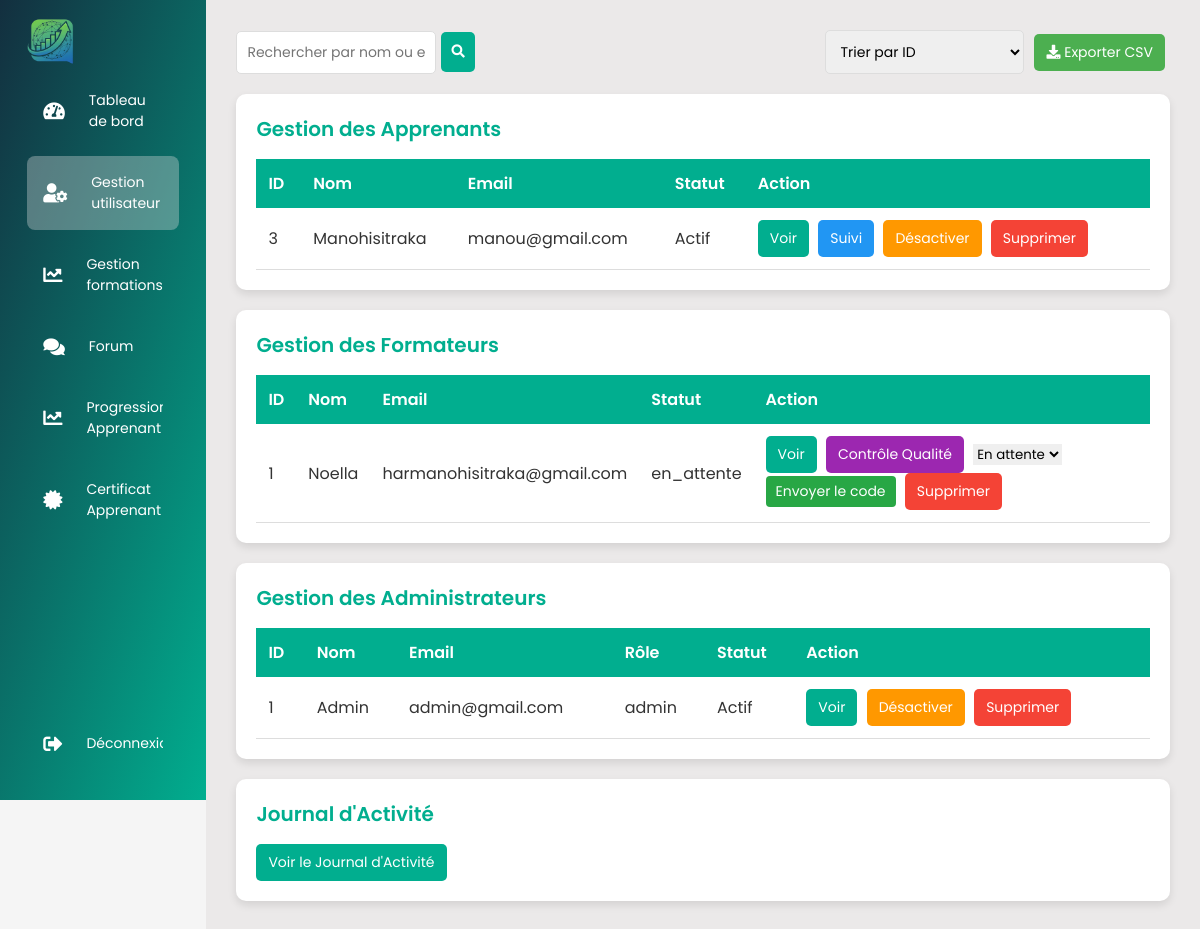
The app's page /Espace/admin/gestion_utilisateurs/gestion_utilisateur.php with its own data.
### tables this page shows
CREATE TABLE `utilisateurs` (
  `id` int NOT NULL AUTO_INCREMENT,
  `nom` varchar(255) NOT NULL,
  `email` varchar(255) NOT NULL,
  `mot_de_passe` varchar(255) NOT NULL,
  `telephone` varchar(20) DEFAULT NULL,
  `photo` varchar(255) DEFAULT NULL,
  `pays` varchar(100) DEFAULT NULL,
  `langue` varchar(100) DEFAULT NULL,
  `autre_langue` varchar(100) DEFAULT NULL,
  `objectifs` text,
  `type_cours` varchar(100) DEFAULT NULL,
  `niveau_formation` varchar(100) DEFAULT NULL,
  `niveau_etude` varchar(100) DEFAULT NULL,
  `acces_internet` varchar(50) DEFAULT NULL,
  `appareil` varchar(100) DEFAULT NULL,
  `accessibilite` text,
  `rgpd` tinyint(1) DEFAULT '0',
  `charte` tinyint(1) DEFAULT '0',
  `role` enum('apprenant','admin','moderator') DEFAULT 'apprenant',
  `actif` tinyint(1) DEFAULT '1',
  `created_at` timestamp NULL DEFAULT CURRENT_TIMESTAMP,
  PRIMARY KEY (`id`),
  UNIQUE KEY `email` (`email`)
);

CREATE TABLE `formateurs` (
  `id` int NOT NULL AUTO_INCREMENT,
  `nom_prenom` varchar(255) NOT NULL,
  `email` varchar(255) NOT NULL,
  `telephone` varchar(20) DEFAULT NULL,
  `ville_pays` varchar(255) DEFAULT NULL,
  `linkedin` varchar(255) DEFAULT NULL,
  `intitule_metier` varchar(255) DEFAULT NULL,
  `experience_formation` text,
  `detail_experience` text,
  `cv` varchar(255) DEFAULT NULL,
  `categories` text,
  `autre_domaine` varchar(255) DEFAULT NULL,
  `titre_cours` varchar(255) DEFAULT NULL,
  `objectif` text,
  `public_cible` text,
  `detail_complementaire` text,
  `formats` text,
  `format_autre` varchar(255) DEFAULT NULL,
  `duree_estimee` varchar(100) DEFAULT NULL,
  `type_formation` varchar(100) DEFAULT NULL,
  `motivation` text,
  `valeurs` text,
  `profil_public` text,
  `statut` enum('en_attente','verifie','premium','partenaire') DEFAULT 'en_attente',
  `created_at` timestamp NULL DEFAULT CURRENT_TIMESTAMP,
  `code_entree` varchar(255) DEFAULT NULL,
  `password` varchar(255) DEFAULT NULL,
  PRIMARY KEY (`id`),
  UNIQUE KEY `email` (`email`)
);

### Espace/admin/gestion_utilisateurs/gestion_utilisateur.php (the view, shortened to what this page needs)
<?php
require_once '../../config/db.php';
$search = isset($_GET['search']) ? $_GET['search'] : '';
$sort = isset($_GET['sort']) ? $_GET['sort'] : 'id';
$order = isset($_GET['order']) && $_GET['order'] == 'desc' ? 'DESC' : 'ASC';
if ($sort == 'nom') {
    $sort_column_utilisateurs = 'nom';
    $sort_column_formateurs = 'nom_prenom';
} else {
    $sort_column_utilisateurs = $sort;
    $sort_column_formateurs = $sort;
}
$where = $search ? "WHERE role = 'apprenant' AND (nom LIKE ? OR email LIKE ?)" : "WHERE role = 'apprenant'";
$sql = "SELECT * FROM utilisateurs $where ORDER BY $sort_column_utilisateurs $order";
$stmtUser = $pdo->prepare($sql);
if ($search) {
    $searchTerm = "%$search%";
    $stmtUser->execute([$searchTerm, $searchTerm]);
} else {
    $stmtUser->execute();
}
$users = $stmtUser->fetchAll();
$where = $search ? "WHERE nom_prenom LIKE ? OR email LIKE ?" : "";
$sql = "SELECT * FROM formateurs $where ORDER BY $sort_column_formateurs $order";
$stmtFormtr = $pdo->prepare($sql);
if ($search) {
    $searchTerm = "%$search%";
    $stmtFormtr->execute([$searchTerm, $searchTerm]);
} else {
    $stmtFormtr->execute();
}
$formtrs = $stmtFormtr->fetchAll();
$where = $search ? "WHERE role IN ('admin', 'moderator') AND (nom LIKE ? OR email LIKE ?)" : "WHERE role IN ('admin', 'moderator')";
$sql = "SELECT * FROM utilisateurs $where ORDER BY $sort_column_utilisateurs $order";
$stmtAdmin = $pdo->prepare($sql);
if ($search) {
    $searchTerm = "%$search%";
    $stmtAdmin->execute([$searchTerm, $searchTerm]);
} else {
    $stmtAdmin->execute();
}
$admins = $stmtAdmin->fetchAll();
?>
<!DOCTYPE html>
<html lang="fr">
<head>
  <link rel="stylesheet" href="../../../asset/css/styles/style-formateur.css">
  <link rel="stylesheet" href="styles.css">
  <link rel="stylesheet" href="https://cdnjs.cloudflare.com/ajax/libs/font-awesome/5.15.4/css/all.min.css">
</head>
<body>
  <div class="sidebar">
    <div class="logo">
        <img src="../../../asset/images/other_logo.png" alt="Yitro E-Learning" style="height: 50px;position:relative;left:-18px;">
    </div>
    <ul class="menu" style="margin-top:-14px">
      <li>
        <a href="../backoffice.php"><i class="fas fa-tachometer-alt"></i><span>Tableau de bord</span></a>
      </li>
      <li class="active">
        <a href="#"><i class="fas fa-user-cog"></i><span>Gestion utilisateur</span></a>
      </li>
      <li>
        <a href="../gestion_formations/gestion_formations.php"><i class="fas fa-chart-line"></i><span>Gestion formations</span></a>
      </li>
      <li>
        <a href="../gestion_forum.php"><i class="fas fa-comments"></i><span>Forum</span></a>
      </li>
      <li>
        <a href="../progression_apprenant.php"><i class="fas fa-chart-line"></i><span>Progression Apprenant</span></a>
      </li>
      <li>
        <a href="../espace-certificat.php"><i class="fas fa-certificate"></i><span>Certificat Apprenant</span></a>
     </li>
      <li class="logout">
        <a href="../../../authentification/logout.php"><i class="fas fa-sign-out-alt"></i><span>Déconnexion</span></a>
      </li>
    </ul>
  </div>
  <div class="main--content">
        <div class="filter--container">
            <form method="GET" class="search--form">
                <input type="text" name="search" placeholder="Rechercher par nom ou email" value="<?= htmlspecialchars($search) ?>">
                <button type="submit"><i class="fas fa-search"></i></button>
            </form>
            <div class="sort--export">
                <select onchange="window.location.href='?sort='+this.value+'&order=<?= $order ?>'">
                    <option value="id" <?= $sort == 'id' ? 'selected' : '' ?>>Trier par ID</option>
                </select>
                <a href="?export=csv" class="btn-action btn-export"><i class="fas fa-download"></i> Exporter CSV</a>
            </div>
        </div>
        <div class="gest--container">
            <h2 class="gest--title">Gestion des Apprenants</h2>
            <div class="table--wrapper">
                <table class="table">
                    <thead>
                        <tr>
                            <th>ID</th>
                            <th>Nom</th>
                            <th>Email</th>
                            <th>Statut</th>
                            <th>Action</th>
                        </tr>
                    </thead>
                    <tbody id="gest-list-apprenants">
                        <?php foreach ($users as $user): ?>
                            <tr class="table--row">
                                <td><?= $user['id'] ?></td>
                                <td><?= htmlspecialchars($user['nom']) ?></td>
                                <td><?= htmlspecialchars($user['email']) ?></td>
                                <td><?= $user['actif'] ? 'Actif' : 'Inactif' ?></td>
                                <td>
                                    <a href="voir_utilisateurs.php?id=<?= $user['id'] ?>" class="btn-action btn-view">Voir</a>
                                    <a href="suivi_apprenant.php?id=<?= $user['id'] ?>" class="btn-action btn-track">Suivi</a>
                                    <form method="POST" style="display:inline;">
                                        <button type="submit" class="btn-action btn-toggle"><?= $user['actif'] ? 'Désactiver' : 'Activer' ?></button>
                                    </form>
                                    <a href="supprimer_utilisateur.php?id=<?= $user['id'] ?>" class="btn-action btn-delete" onclick="return confirm('Supprimer cet apprenant ?')">Supprimer</a>
                                </td>
                            </tr>
                        <?php endforeach; ?>
                    </tbody>
                </table>
            </div>
        </div>
        <div class="gest--container">
            <h2 class="gest--title">Gestion des Formateurs</h2>
            <div class="table--wrapper">
                <table class="table">
                    <thead>
                        <tr>
                            <th>ID</th>
                            <th>Nom</th>
                            <th>Email</th>
                            <th>Statut</th>
                            <th>Action</th>
                        </tr>
                    </thead>
                    <tbody id="gest-list-formateurs">
                        <?php foreach ($formtrs as $formtr): ?>
                            <tr class="table--row">
                                <td><?= $formtr['id'] ?></td>
                                <td><?= htmlspecialchars($formtr['nom_prenom']) ?></td>
                                <td><?= htmlspecialchars($formtr['email']) ?></td>
                                <td><?= htmlspecialchars($formtr['statut']) ?></td>
                                <td>
                                    <a href="voir_formateurs.php?id=<?= $formtr['id'] ?>" class="btn-action btn-view">Voir</a>
                                    <a href="controle_qualite.php?id=<?= $formtr['id'] ?>" class="btn-action btn-quality">Contrôle Qualité</a>
                                    <form method="POST" style="display:inline;">
                                        <select name="statut" onchange="this.form.submit()">
                                            <option value="en_attente" <?= $formtr['statut'] == 'en_attente' ? 'selected' : '' ?>>En attente</option>
                                        </select>
                                    </form>
                                    <form method="POST" style="display:inline;">
                                        <button type="submit" class="btn-action btn-send-code">Envoyer le code</button>
                                    </form>
                                    <a href="supprimer_formateur.php?id=<?= $formtr['id'] ?>" class="btn-action btn-delete" onclick="return confirm('Supprimer ce formateur ?')">Supprimer</a>
                                </td>
                            </tr>
                        <?php endforeach; ?>
                    </tbody>
                </table>
            </div>
        </div>
        <div class="gest--container">
            <h2 class="gest--title">Gestion des Administrateurs</h2>
            <div class="table--wrapper">
                <table class="table">
                    <thead>
                        <tr>
                            <th>ID</th>
                            <th>Nom</th>
                            <th>Email</th>
                            <th>Rôle</th>
                            <th>Statut</th>
                            <th>Action</th>
                        </tr>
                    </thead>
                    <tbody id="gest-list-admins">
                        <?php foreach ($admins as $admin): ?>
                            <tr class="table--row">
                                <td><?= $admin['id'] ?></td>
                                <td><?= htmlspecialchars($admin['nom']) ?></td>
                                <td><?= htmlspecialchars($admin['email']) ?></td>
                                <td><?= htmlspecialchars($admin['role']) ?></td>
                                <td><?= $admin['actif'] ? 'Actif' : 'Inactif' ?></td>
                                <td>
                                    <a href="voir_utilisateurs.php?id=<?= $admin['id'] ?>" class="btn-action btn-view">Voir</a>
                                    <form method="POST" style="display:inline;">
                                        <button type="submit" class="btn-action btn-toggle"><?= $admin['actif'] ? 'Désactiver' : 'Activer' ?></button>
                                    </form>
                                    <a href="supprimer_utilisateur.php?id=<?= $admin['id'] ?>" class="btn-action btn-delete" onclick="return confirm('Supprimer cet administrateur ?')">Supprimer</a>
                                </td>
                            </tr>
                        <?php endforeach; ?>
                    </tbody>
                </table>
            </div>
        </div>
        <div class="gest--container">
            <h2 class="gest--title">Journal d'Activité</h2>
            <a href="journal_activite.php" class="btn-action btn-view">Voir le Journal d'Activité</a>
        </div>
    </div>
</body>
</html>

### asset/css/styles/style-formateur.css (style rules this page uses)
* { margin: 0; padding: 0; border: none; outline: none; box-sizing: border-box; font-family: "Poppins", sans-serif; }
body { display: flex; }
.sidebar { position: sticky; top: 0; left: 0; bottom: 0; width: 110px; height: 100vh; padding: 0 1.7rem; color: #fff; overflow: hidden; transition: all 0.5s linear; background: linear-gradient(109deg, #132F3F, #01ae8f); }
.logo { height: 80px; padding: 16px; }
.menu { height: 88%; position: relative; list-style: none; padding: 0; }
.menu li { padding: 1rem; margin: 8px 0; border-radius: 8px; transition: all 0.5s ease-in-out; }
.menu li:hover, .active { background-color: #e0e0e058; }
.menu a { color: #fff; font-size: 14px; text-decoration: none; display: flex; align-items: center; gap: 1.5rem; }
.menu a span { overflow: hidden; }
.menu a i { font-size: 1.2rem; }
.logout { position: absolute; bottom: 0; left: 0; width: 100%; }
.main--content { position: relative; background: #ebe9e9; width: 100%; padding: 1rem; }
.main--content { padding: 30px; }
h2 { color: #333; font-weight: 600; margin-bottom: 20px; }
a { text-decoration: none; color: #007bff; transition: color 0.3s, transform 0.2s; }

### Espace/admin/gestion_utilisateurs/styles.css (style rules this page uses)
* { margin: 0; padding: 0; box-sizing: border-box; font-family: 'Poppins', sans-serif; }
body { background: #f5f5f5; color: #333; }
.gest--container { background: #fff; padding: 20px; border-radius: 10px; box-shadow: 0 4px 8px rgba(0, 0, 0, 0.1); margin-bottom: 20px; }
.gest--title { color: #01ae8f; font-size: 20px; margin-bottom: 15px; }
.table--wrapper { overflow-x: auto; }
.table { width: 100%; border-collapse: collapse; background: #fff; }
.table thead { background: #01ae8f; color: #fff; }
.table th { padding: 12px; text-align: left; font-weight: 600; }
.table td { padding: 12px; border-bottom: 1px solid #ddd; }
.btn-action { padding: 8px 12px; text-decoration: none; border-radius: 5px; font-size: 14px; margin-right: 5px; transition: background 0.3s; display: inline-block; color: #fff; }
.btn-view { background: #01ae8f; }
.btn-delete { background: #f44336; }
.btn-toggle { background: #ff9800; }
.btn-track { background: #2196f3; }
.btn-quality { background: #9c27b0; }
.btn-export { background: #4caf50; }
.filter--container { display: flex; justify-content: space-between; align-items: center; margin-bottom: 20px; }
.search--form { display: flex; align-items: center; }
.search--form input { padding: 10px; border: 1px solid #ddd; border-radius: 5px; font-size: 14px; width: 200px; }
.search--form button { padding: 10px; background: #01ae8f; color: #fff; border: none; border-radius: 5px; margin-left: 5px; cursor: pointer; }
.sort--export { display: flex; align-items: center; gap: 10px; }
.sort--export select { padding: 10px; border: 1px solid #ddd; border-radius: 5px; font-size: 14px; }

### Espace/admin/gestion_utilisateurs/gestion_utilisateur.php (style rules this page uses)
.btn-send-code { background-color: #28a745; color: white; padding: 5px 10px; border: none; border-radius: 4px; cursor: pointer; font-size: 14px; transition: background-color 0.3s ease; }

### records on screen
utilisateurs: id "3", nom "Manohisitraka", email "manou@gmail.com", actif "Actif"
formateurs: id "1", nom_prenom "Noella", email "harmanohisitraka@gmail.com", statut "en_attente", statut "En attente"
utilisateurs: id "1", nom "Admin", email "admin@gmail.com", role "admin", actif "Actif"
